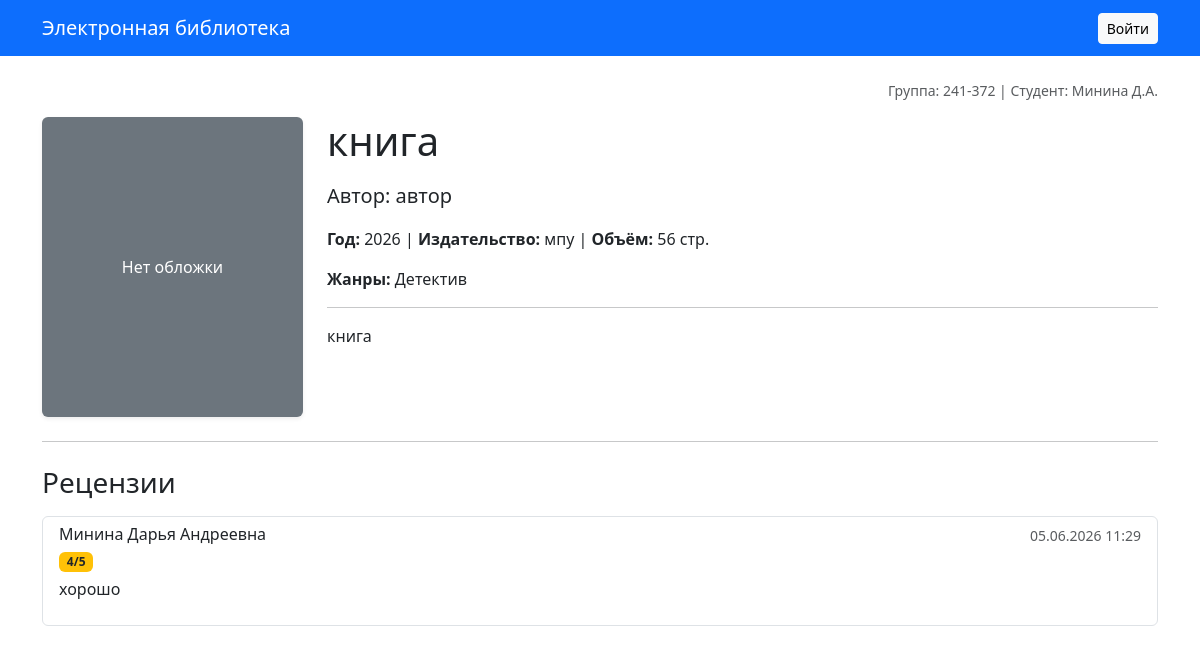
Before: /book/1 with the older database file.
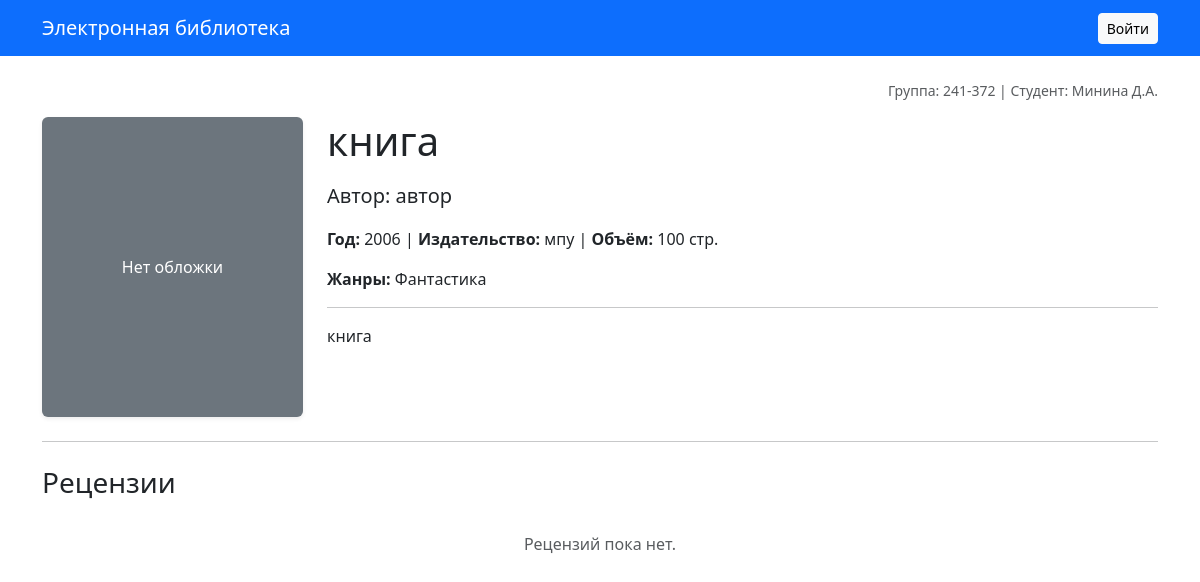
After: the same page with the newer database file.
### models.py (models this page shows)
class Book(db.Model):
    __tablename__ = 'books'
    id = db.Column(db.Integer, primary_key=True)
    title = db.Column(db.String(255), nullable=False)
    description = db.Column(db.Text, nullable=False)
    year = db.Column(db.Integer, nullable=False)
    publisher = db.Column(db.String(255), nullable=False)
    author = db.Column(db.String(255), nullable=False)
    pages = db.Column(db.Integer, nullable=False)
    genres = db.relationship('Genre', secondary='book_genres', backref='books')
    cover = db.relationship('Cover', backref='book', uselist=False, cascade='all, delete-orphan')
    reviews = db.relationship('Review', backref='book', lazy=True, cascade='all, delete-orphan')

class Review(db.Model):
    __tablename__ = 'reviews'
    id = db.Column(db.Integer, primary_key=True)
    book_id = db.Column(db.Integer, db.ForeignKey('books.id', ondelete='CASCADE'), nullable=False)
    user_id = db.Column(db.Integer, db.ForeignKey('users.id', ondelete='CASCADE'), nullable=False)
    rating = db.Column(db.Integer, nullable=False)
    text = db.Column(db.Text, nullable=False)
    created_at = db.Column(db.DateTime, default=datetime.utcnow, nullable=False)

class User(UserMixin, db.Model):
    __tablename__ = 'users'
    id = db.Column(db.Integer, primary_key=True)
    login = db.Column(db.String(50), unique=True, nullable=False)
    password_hash = db.Column(db.String(255), nullable=False)
    last_name = db.Column(db.String(50), nullable=False)
    first_name = db.Column(db.String(50), nullable=False)
    middle_name = db.Column(db.String(50), nullable=True)
    role_id = db.Column(db.Integer, db.ForeignKey('roles.id'), nullable=False)
    reviews = db.relationship('Review', backref='user', lazy=True)
    @property
    def full_name(self):
        name = f"{self.last_name} {self.first_name}"
        if self.middle_name:
            name += f" {self.middle_name}"
        return name

### app.py (the view)
@app.route('/book/<int:book_id>')
def view_book(book_id):
    book = Book.query.get_or_404(book_id)
    html_description = bleach.clean(markdown.markdown(book.description),
                                    tags=['p', 'b', 'i', 'u', 'a', 'ul', 'ol', 'li', 'h1', 'h2', 'h3'])
    user_review = None
    if current_user.is_authenticated:
        user_review = Review.query.filter_by(book_id=book_id, user_id=current_user.id).first()
    return render_template('book_view.html', book=book, html_description=html_description, user_review=user_review)

### templates/book_view.html (shortened to what this page needs)
{% extends "base.html" %}
{% block content %}
<div class="row mb-4">
    <div class="col-md-3">
        {% if book.cover %}
            <img src="{{ url_for('static', filename='uploads/' + book.cover.filename) }}" class="img-fluid rounded shadow-sm" alt="Обложка книги">
        {% else %}
            <div class="bg-secondary text-white d-flex align-items-center justify-content-center rounded shadow-sm" style="height: 300px;">Нет обложки</div>
        {% endif %}
    </div>
    <div class="col-md-9">
        <h1 class="mb-3">{{ book.title }}</h1>
        <p class="lead"><strong>Автор:</strong> {{ book.author }}</p>
        <p>
            <strong>Год:</strong> {{ book.year }} |
            <strong>Издательство:</strong> {{ book.publisher }} |
            <strong>Объём:</strong> {{ book.pages }} стр.
        </p>
        <p><strong>Жанры:</strong> {{ book.genres | map(attribute='name') | join(', ') }}</p>
        <hr>
        <div class="markdown-body">
            {{ html_description | safe }}
        </div>
    </div>
</div>
<hr class="my-4">
<h3 class="mb-3">Рецензии</h3>
<div class="list-group">
    {% for review in book.reviews %}
        {% if not user_review or review.id != user_review.id %}
        <div class="list-group-item">
            <div class="d-flex w-100 justify-content-between">
                <h6 class="mb-1">{{ review.user.full_name }}</h6>
                <small class="text-muted">{{ review.created_at.strftime('%d.%m.%Y %H:%M') }}</small>
            </div>
            <p class="mb-1">
                <span class="badge bg-warning text-dark me-2">{{ review.rating }}/5</span>
                <span class="markdown-body">{{ review.text | safe }}</span>
            </p>
        </div>
        {% endif %}
    {% else %}
        <div class="text-muted text-center py-3">Рецензий пока нет.</div>
    {% endfor %}
</div>
{% endblock %}

Changed rows visible on the page:
removed Review: user.full_name "Минина Дарья Андреевна", created_at "05.06.2026 11:29", rating "4", text "хорошо"
changed Book "книга": year "2026" → "2006"; pages "56" → "100"
Other visible differences:
{{ book.genres | map(attribute='name') | join(', ') }}: "Детектив" → "Фантастика"
text now shown: "Рецензий пока нет."
